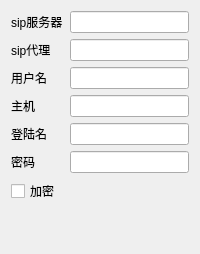
     <widget class="QWidget" name="tab_2">
      <property name="styleSheet">
       <string notr="true">QLineEdit[echoMode=&quot;2&quot;] {
    lineedit-password-character: 42;
}</string>
      </property>
      <attribute name="title">
       <string>账号管理</string>
      </attribute>
      <layout class="QGridLayout" name="gridLayout_9">
       <item row="3" column="1">
        <widget class="QLineEdit" name="lineEditHostName"/>
       </item>
       <item row="0" column="1">
        <widget class="QLineEdit" name="lineEditSipServer"/>
       </item>
       <item row="1" column="1">
        <widget class="QLineEdit" name="lineEditSipAgency"/>
       </item>
       <item row="3" column="0">
        <widget class="QLabel" name="labelHostName">
         <property name="text">
          <string>主机</string>
         </property>
        </widget>
       </item>
       <item row="0" column="0">
        <widget class="QLabel" name="labelSipServer">
         <property name="text">
          <string>sip服务器</string>
         </property>
        </widget>
       </item>
       <item row="6" column="0">
        <widget class="QCheckBox" name="checkBoxEncryption">
         <property name="text">
          <string>加密</string>
         </property>
        </widget>
       </item>
       <item row="4" column="0">
        <widget class="QLabel" name="labelLoginName">
         <property name="sizePolicy">
          <sizepolicy hsizetype="Preferred" vsizetype="Preferred">
           <horstretch>0</horstretch>
           <verstretch>0</verstretch>
          </sizepolicy>
         </property>
         <property name="text">
          <string>登陆名</string>
         </property>
        </widget>
       </item>
       <item row="5" column="0">
        <widget class="QLabel" name="labelPassword">
         <property name="text">
          <string>密码</string>
         </property>
        </widget>
       </item>
       <item row="2" column="1">
        <widget class="QLineEdit" name="lineEditUserName"/>
       </item>
       <item row="5" column="1">
        <widget class="QLineEdit" name="lineEditPassword">
         <property name="inputMask">
          <string/>
         </property>
         <property name="echoMode">
          <enum>QLineEdit::Password</enum>
         </property>
        </widget>
       </item>
       <item row="4" column="1">
        <widget class="QLineEdit" name="lineEditLoginName">
         <property name="echoMode">
          <enum>QLineEdit::Normal</enum>
         </property>
        </widget>
       </item>
       <item row="7" column="1">
        <spacer name="verticalSpacer">
         <property name="orientation">
          <enum>Qt::Vertical</enum>
         </property>
         <property name="sizeHint" stdset="0">
          <size>
           <width>20</width>
           <height>40</height>
          </size>
         </property>
        </spacer>
       </item>
       <item row="1" column="0">
        <widget class="QLabel" name="labelSipAgency">
         <property name="text">
          <string>sip代理</string>
         </property>
        </widget>
       </item>
       <item row="2" column="0">
        <widget class="QLabel" name="labelUserName">
         <property name="text">
          <string>用户名</string>
         </property>
        </widget>
       </item>
      </layout>
     </widget>
